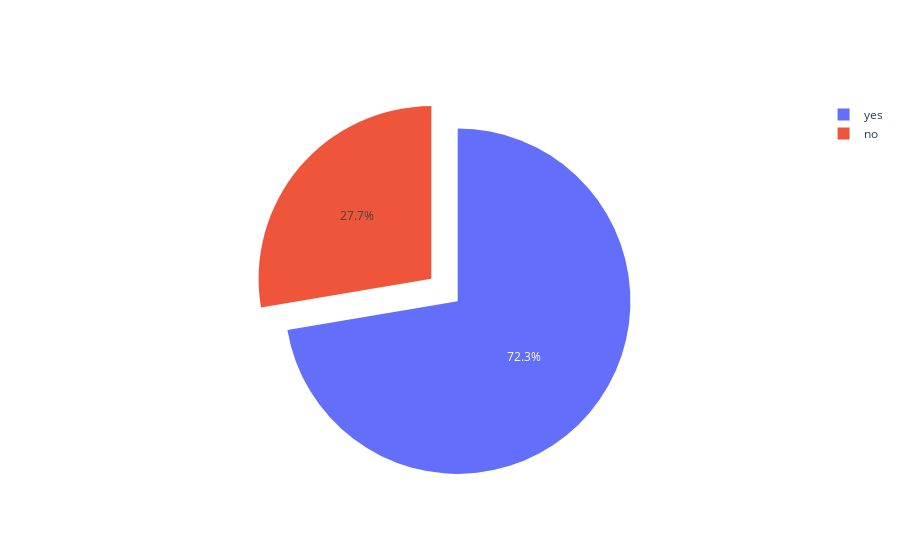

Write notebook code for a chart like this one.
### Code cell
labels = df['voice_mail_plan'].unique()
values = df['voice_mail_plan'].value_counts()

diagram = go.Figure(data=[go.Pie(labels = labels, values = values, pull = [0.1, 0.1, 0.1])])
diagram.show()

### Figure 1 — Plotly figure (JSON) as saved in the notebook; plotly's stock layout.template omitted (floating-point values rounded to 4 significant figures)
{"data": [{"labels": ["yes", "no"], "pull": [0.1, 0.1, 0.1], "type": "pie", "values": [2411, 922]}], "layout": {"autosize": true}}
